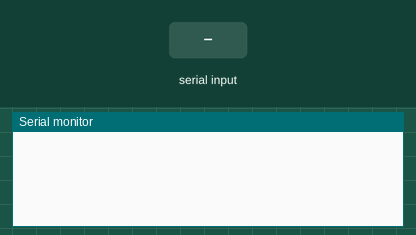
This sketch was run on a simulated Arduino Uno, built with avr-gcc and run on an emulated ATmega328P. Parts: the last lines printed to the serial monitor. The test bench sets the inputs (shaded band). No radio packets arrive unless stated.

Above: at 1.2 s.
1.3 s: "90,45\n" received over Serial
At 2.1 s:
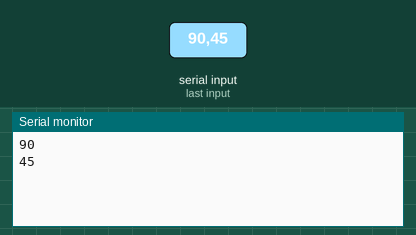
2.8 s: "30,150\n" received over Serial
At 4.6 s:
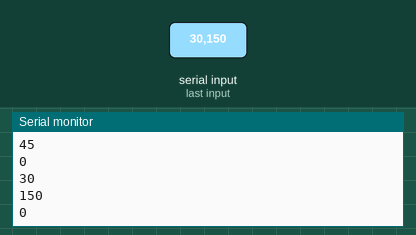
Timing chart, 0 to 6.1 s (numbered marks = the images above; inputs shaded):
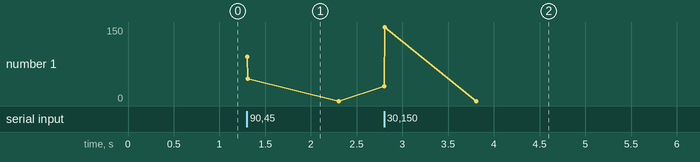

Measured:
- after the input at 1.3 s, the serial monitor: prints a new line at once (image 1)
- after the input at 2.8 s, the serial monitor: prints a new line at once (image 2)

The sketch:

RobotTransmitter.ino
```cpp
/*RobotTransmitter.ino
  Authors: Carlotta Berry, Ricky Rung
  modified: 11/23/16
  This program will set up the laptop to use a nRF24L01 wireless transceiver to
  communicate wirelessly with a mobile robot
  the transmitter is an Arduino Mega connected to the laptop
  the receiver is on an Arduino Mega mounted on the robot

  HARDWARE CONNECTIONS:

  https://www.arduino.cc/en/Hacking/PinMapping2560
  Arduino MEGA nRF24L01 connections
    CE  pin 7         CSN   pin 8
    MOSI  pin 51      MISO  pin 50
    SCK pin 52        VCC 3.3 V
    GND GND

    Arduino Uno nRF24L01 connections
     http://arduino-info.wikispaces.com/Nrf24L01-2.4GHz-HowTo
     http://www.theengineeringprojects.com/2015/07/interfacing-arduino-nrf24l01.html
   1 - GND
   2 - VCC 3.3V !!! NOT 5V
   3 - CE to Arduino pin 7
   4 - CSN to Arduino pin 8
   5 - SCK to Arduino pin 13
   6 - MOSI to Arduino pin 11
   7 - MISO to Arduino pin 12
   8 - UNUSED
*/

#include <SPI.h>//include serial peripheral interface library
#include <RF24.h>//include wireless transceiver library
#include <nRF24L01.h>
#include <printf.h>
#include <RF24_config.h>


// Set up the wireless transceiver pins
#define CE_PIN  7
#define CSN_PIN 8
#define test_LED 13
#define team_channel 123   //transmitter and receiver on same channel between 1 & 125

const uint64_t pipe = 0xE8E8F0F0E1LL; //define the radio transmit pipe (5 Byte configurable)
RF24 radio(CE_PIN, CSN_PIN);          //create radio object
uint8_t data[1];                      //variable to hold transmit data

void setup() {
  Serial.begin(9600);//start serial communication
  radio.begin();//start radio
  radio.setChannel(team_channel);//set the transmit and receive channels to avoid interference
  radio.openWritingPipe(pipe);//open up writing pipe
}

void loop() {
  //use serial monitor to send 0 and 1 to blink LED on digital pin 13 on robot microcontroller
  if (Serial.available() > 0) {
    data[0] = Serial.parseInt();
    Serial.println(data[0]);
    radio.write(data, sizeof(data));
  }
}
```
